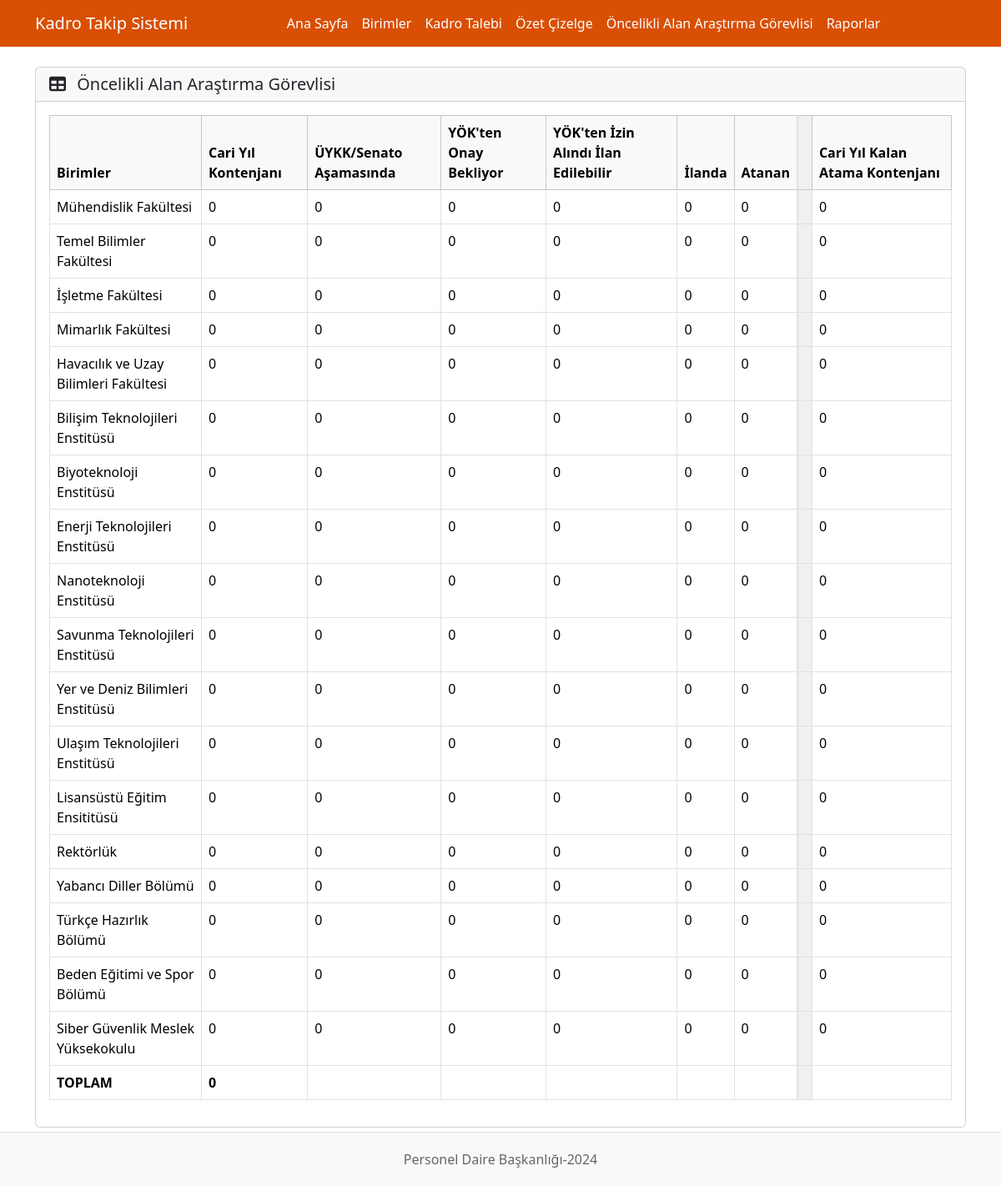
The app's page /oncelikli-alan-arastirma-gorevlisi with its own data.
### app.py (models this page shows)
class Birim(db.Model):
    id = db.Column(db.Integer, primary_key=True)
    ad = db.Column(db.String(100), nullable=False)
    olusturma_tarihi = db.Column(db.DateTime, default=datetime.now)
    bolumler = db.relationship('Bolum', back_populates='birim', lazy=True)
    ogretim_uyesi_sayilari = db.relationship('OgretimUyesiSayisi', backref='birim', lazy=True)
    kadro_talepleri = db.relationship('KadroTalebi', back_populates='birim')
    oncelikli_alanlar = db.relationship('OncelikliAlanArastirmaGorevlisi', back_populates='birim')
    kontenjan_tahsisleri = db.relationship('KontenjanTahsis', back_populates='birim')

### app.py (the view)
@app.route('/oncelikli-alan-arastirma-gorevlisi')
def oncelikli_alan_arastirma_gorevlisi():
    birimler = Birim.query.order_by(Birim.id).all()
    kontenjanlar = {}
    uykk_senato_sayilari = {}
    yok_onay_bekleyen_sayilari = {}
    yok_izin_alinan_sayilari = {}
    ilanda_sayilari = {}
    atanan_sayilari = {}
    kalan_kontenjan_sayilari = {}
    for birim in birimler:
        ogretim_uyesi_sayisi = OgretimUyesiSayisi.query.filter_by(birim_id=birim.id).first()
        kontenjanlar[birim.id] = ogretim_uyesi_sayisi.oncelikli_alan_arastirma_gorevlisi_sayisi if ogretim_uyesi_sayisi else 0
        yok_onay_filtresi = (KadroTalebi.yok_onay_durumu == None) | (KadroTalebi.yok_onay_durumu == '') | (KadroTalebi.yok_onay_durumu == 'Evet')
        uykk_senato_sayisi = KadroTalebi.query.filter(
            KadroTalebi.birim_id == birim.id,
            KadroTalebi.islem_durumu == 'ÜYKK/Senato Aşamasında',
            KadroTalebi.kadro_turu == 'Öncelikli Alan Araştırma Görevlisi',
            yok_onay_filtresi
        ).count()
        yok_onay_bekleyen = KadroTalebi.query.filter(
            KadroTalebi.birim_id == birim.id,
            KadroTalebi.islem_durumu == "YÖK'ten Onay Bekliyor",
            KadroTalebi.kadro_turu == 'Öncelikli Alan Araştırma Görevlisi',
            yok_onay_filtresi
        ).count()
        yok_izin_alinan = KadroTalebi.query.filter(
            KadroTalebi.birim_id == birim.id,
            KadroTalebi.islem_durumu == "YÖK'ten İzin Alındı İlan Edilebilir",
            KadroTalebi.kadro_turu == 'Öncelikli Alan Araştırma Görevlisi',
            yok_onay_filtresi
        ).count()
        ilanda = KadroTalebi.query.filter(
            KadroTalebi.birim_id == birim.id,
            KadroTalebi.islem_durumu == 'İlanda',
            KadroTalebi.kadro_turu == 'Öncelikli Alan Araştırma Görevlisi',
            yok_onay_filtresi
        ).count()
        atanan = KadroTalebi.query.filter(
            KadroTalebi.birim_id == birim.id,
            KadroTalebi.islem_durumu == 'Kurum Dışından Atanan',
            KadroTalebi.kadro_turu == 'Öncelikli Alan Araştırma Görevlisi',
            yok_onay_filtresi
        ).count()
        uykk_senato_sayilari[birim.id] = uykk_senato_sayisi
        yok_onay_bekleyen_sayilari[birim.id] = yok_onay_bekleyen
        yok_izin_alinan_sayilari[birim.id] = yok_izin_alinan
        ilanda_sayilari[birim.id] = ilanda
        atanan_sayilari[birim.id] = atanan
        toplam_kullanilan = (uykk_senato_sayisi +
                           yok_onay_bekleyen +
                           yok_izin_alinan +
                           ilanda +
                           atanan)
        kalan_kontenjan_sayilari[birim.id] = kontenjanlar[birim.id] - toplam_kullanilan
    return render_template('oncelikli_alan_arastirma_gorevlisi.html',
                         birimler=birimler,
                         kontenjanlar=kontenjanlar,
                         uykk_senato_sayilari=uykk_senato_sayilari,
                         yok_onay_bekleyen_sayilari=yok_onay_bekleyen_sayilari,
                         yok_izin_alinan_sayilari=yok_izin_alinan_sayilari,
                         ilanda_sayilari=ilanda_sayilari,
                         atanan_sayilari=atanan_sayilari,
                         kalan_kontenjan_sayilari=kalan_kontenjan_sayilari)

### templates/oncelikli_alan_arastirma_gorevlisi.html (shortened to what this page needs)
{% extends "base.html" %}
{% block head %}
    <link href="https://cdn.jsdelivr.net/npm/bootstrap@5.3.1/dist/css/bootstrap.min.css" rel="stylesheet">
    <link href="https://cdnjs.cloudflare.com/ajax/libs/font-awesome/6.0.0/css/all.min.css" rel="stylesheet">
{% endblock %}
{% block content %}
    <nav class="navbar navbar-expand-lg" style="background-color: #D94F04;">
        <div class="container">
            <span class="navbar-brand text-white">Kadro Takip Sistemi</span>
            <div class="collapse navbar-collapse" id="navbarNav">
                <ul class="navbar-nav">
                    <li class="nav-item">
                        <a class="nav-link text-white" href="{{ url_for('index') }}">Ana Sayfa</a>
                    </li>
                    <li class="nav-item">
                        <a class="nav-link text-white" href="{{ url_for('birimler') }}">Birimler</a>
                    </li>
                    <li class="nav-item">
                        <a class="nav-link text-white" href="{{ url_for('kadro_talebi') }}">Kadro Talebi</a>
                    </li>
                    <li class="nav-item">
                        <a class="nav-link text-white" href="{{ url_for('ozet_cizelge') }}">Özet Çizelge</a>
                    </li>
                    <li class="nav-item">
                        <a class="nav-link text-white active" href="{{ url_for('oncelikli_alan_arastirma_gorevlisi') }}">Öncelikli Alan Araştırma Görevlisi</a>
                    </li>
                    <li class="nav-item">
                        <a class="nav-link text-white" href="{{ url_for('raporlar') }}">Raporlar</a>
                    </li>
                </ul>
            </div>
        </div>
    </nav>
    <div class="container mt-4">
        <div class="card">
            <div class="card-header">
                <h5 class="card-title mb-0">
                    <i class="fas fa-table me-2"></i>
                    Öncelikli Alan Araştırma Görevlisi
                </h5>
            </div>
            <div class="card-body">
                <div class="table-responsive">
                    <table class="table table-bordered table-hover">
                        <thead class="table-light">
                            <tr>
                                <th>Birimler</th>
                                <th>Cari Yıl Kontenjanı</th>
                                <th>ÜYKK/Senato Aşamasında</th>
                                <th>YÖK'ten Onay Bekliyor</th>
                                <th>YÖK'ten İzin Alındı İlan Edilebilir</th>
                                <th>İlanda</th>
                                <th>Atanan</th>
                                <th style="background-color: #f0f0f0; border-left: 2px solid #dee2e6;"></th>
                                <th>Cari Yıl Kalan Atama Kontenjanı</th>
                            </tr>
                        </thead>
                        <tbody>
                            {% for birim in birimler %}
                            <tr>
                                <td>{{ birim.ad }}</td>
                                <td>{{ kontenjanlar[birim.id] }}</td>
                                <td>{{ uykk_senato_sayilari[birim.id] }}</td>
                                <td>{{ yok_onay_bekleyen_sayilari[birim.id] }}</td>
                                <td>{{ yok_izin_alinan_sayilari[birim.id] }}</td>
                                <td>{{ ilanda_sayilari[birim.id] }}</td>
                                <td>{{ atanan_sayilari[birim.id] }}</td>
                                <td style="background-color: #f0f0f0; border-left: 2px solid #dee2e6;"></td>
                                <td >
                                    {% if kontenjanlar[birim.id] > 0 and kalan_kontenjan_sayilari[birim.id] == 0 %}
                                        Kalmadı
                                    {% else %}
                                        {{ kalan_kontenjan_sayilari[birim.id] }}
                                    {% endif %}
                                </td>
                            </tr>
                            {% endfor %}
                            <tr>
                                <td><strong>TOPLAM</strong></td>
                                <td><strong>{{ kontenjanlar.values() | sum }}</strong></td>
                                <td></td>
                                <td></td>
                                <td></td>
                                <td></td>
                                <td></td>
                                <td style="background-color: #f0f0f0; border-left: 2px solid #dee2e6;"></td>
                                <td></td>
                            </tr>
                        </tbody>
                    </table>
                </div>
            </div>
        </div>
    </div>
{% endblock %}

### templates/oncelikli_alan_arastirma_gorevlisi.html (style rules this page uses)
.navbar { padding: 0.5rem 1rem; }
.nav-link { padding: 0.5rem 1rem; }
#navbarNav { justify-content: center; }
.navbar-nav { margin: 0 auto; display: flex; justify-content: center; }

### templates/base.html (style rules this page uses)
body { padding-bottom: 70px; }

### records on screen
Birim: ad "Mühendislik Fakültesi", kontenjanlar "0", uykk_senato_sayilari "0", yok_onay_bekleyen_sayilari "0", yok_izin_alinan_sayilari "0", ilanda_sayilari "0", atanan_sayilari "0", kalan_kontenjan_sayilari "0"
Birim: ad "Temel Bilimler Fakültesi", kontenjanlar "0", uykk_senato_sayilari "0", yok_onay_bekleyen_sayilari "0", yok_izin_alinan_sayilari "0", ilanda_sayilari "0", atanan_sayilari "0", kalan_kontenjan_sayilari "0"
Birim: ad "İşletme Fakültesi", kontenjanlar "0", uykk_senato_sayilari "0", yok_onay_bekleyen_sayilari "0", yok_izin_alinan_sayilari "0", ilanda_sayilari "0", atanan_sayilari "0", kalan_kontenjan_sayilari "0"
Birim: ad "Mimarlık Fakültesi", kontenjanlar "0", uykk_senato_sayilari "0", yok_onay_bekleyen_sayilari "0", yok_izin_alinan_sayilari "0", ilanda_sayilari "0", atanan_sayilari "0", kalan_kontenjan_sayilari "0"
Birim: ad "Havacılık ve Uzay Bilimleri Fakültesi", kontenjanlar "0", uykk_senato_sayilari "0", yok_onay_bekleyen_sayilari "0", yok_izin_alinan_sayilari "0", ilanda_sayilari "0", atanan_sayilari "0", kalan_kontenjan_sayilari "0"
Birim: ad "Bilişim Teknolojileri Enstitüsü", kontenjanlar "0", uykk_senato_sayilari "0", yok_onay_bekleyen_sayilari "0", yok_izin_alinan_sayilari "0", ilanda_sayilari "0", atanan_sayilari "0", kalan_kontenjan_sayilari "0"
Birim: ad "Biyoteknoloji Enstitüsü", kontenjanlar "0", uykk_senato_sayilari "0", yok_onay_bekleyen_sayilari "0", yok_izin_alinan_sayilari "0", ilanda_sayilari "0", atanan_sayilari "0", kalan_kontenjan_sayilari "0"
Birim: ad "Enerji Teknolojileri Enstitüsü", kontenjanlar "0", uykk_senato_sayilari "0", yok_onay_bekleyen_sayilari "0", yok_izin_alinan_sayilari "0", ilanda_sayilari "0", atanan_sayilari "0", kalan_kontenjan_sayilari "0"
Birim: ad "Nanoteknoloji Enstitüsü", kontenjanlar "0", uykk_senato_sayilari "0", yok_onay_bekleyen_sayilari "0", yok_izin_alinan_sayilari "0", ilanda_sayilari "0", atanan_sayilari "0", kalan_kontenjan_sayilari "0"
Birim: ad "Savunma Teknolojileri Enstitüsü", kontenjanlar "0", uykk_senato_sayilari "0", yok_onay_bekleyen_sayilari "0", yok_izin_alinan_sayilari "0", ilanda_sayilari "0", atanan_sayilari "0", kalan_kontenjan_sayilari "0"
Birim: ad "Yer ve Deniz Bilimleri Enstitüsü", kontenjanlar "0", uykk_senato_sayilari "0", yok_onay_bekleyen_sayilari "0", yok_izin_alinan_sayilari "0", ilanda_sayilari "0", atanan_sayilari "0", kalan_kontenjan_sayilari "0"
Birim: ad "Ulaşım Teknolojileri Enstitüsü", kontenjanlar "0", uykk_senato_sayilari "0", yok_onay_bekleyen_sayilari "0", yok_izin_alinan_sayilari "0", ilanda_sayilari "0", atanan_sayilari "0", kalan_kontenjan_sayilari "0"
Birim: ad "Lisansüstü Eğitim Ensititüsü", kontenjanlar "0", uykk_senato_sayilari "0", yok_onay_bekleyen_sayilari "0", yok_izin_alinan_sayilari "0", ilanda_sayilari "0", atanan_sayilari "0", kalan_kontenjan_sayilari "0"
Birim: ad "Rektörlük", kontenjanlar "0", uykk_senato_sayilari "0", yok_onay_bekleyen_sayilari "0", yok_izin_alinan_sayilari "0", ilanda_sayilari "0", atanan_sayilari "0", kalan_kontenjan_sayilari "0"
Birim: ad "Yabancı Diller Bölümü", kontenjanlar "0", uykk_senato_sayilari "0", yok_onay_bekleyen_sayilari "0", yok_izin_alinan_sayilari "0", ilanda_sayilari "0", atanan_sayilari "0", kalan_kontenjan_sayilari "0"
Birim: ad "Türkçe Hazırlık Bölümü", kontenjanlar "0", uykk_senato_sayilari "0", yok_onay_bekleyen_sayilari "0", yok_izin_alinan_sayilari "0", ilanda_sayilari "0", atanan_sayilari "0", kalan_kontenjan_sayilari "0"
Birim: ad "Beden Eğitimi ve Spor Bölümü", kontenjanlar "0", uykk_senato_sayilari "0", yok_onay_bekleyen_sayilari "0", yok_izin_alinan_sayilari "0", ilanda_sayilari "0", atanan_sayilari "0", kalan_kontenjan_sayilari "0"
Birim: ad "Siber Güvenlik Meslek Yüksekokulu", kontenjanlar "0", uykk_senato_sayilari "0", yok_onay_bekleyen_sayilari "0", yok_izin_alinan_sayilari "0", ilanda_sayilari "0", atanan_sayilari "0", kalan_kontenjan_sayilari "0"

### other values on screen
{{ kontenjanlar.values() | sum }} "0"
